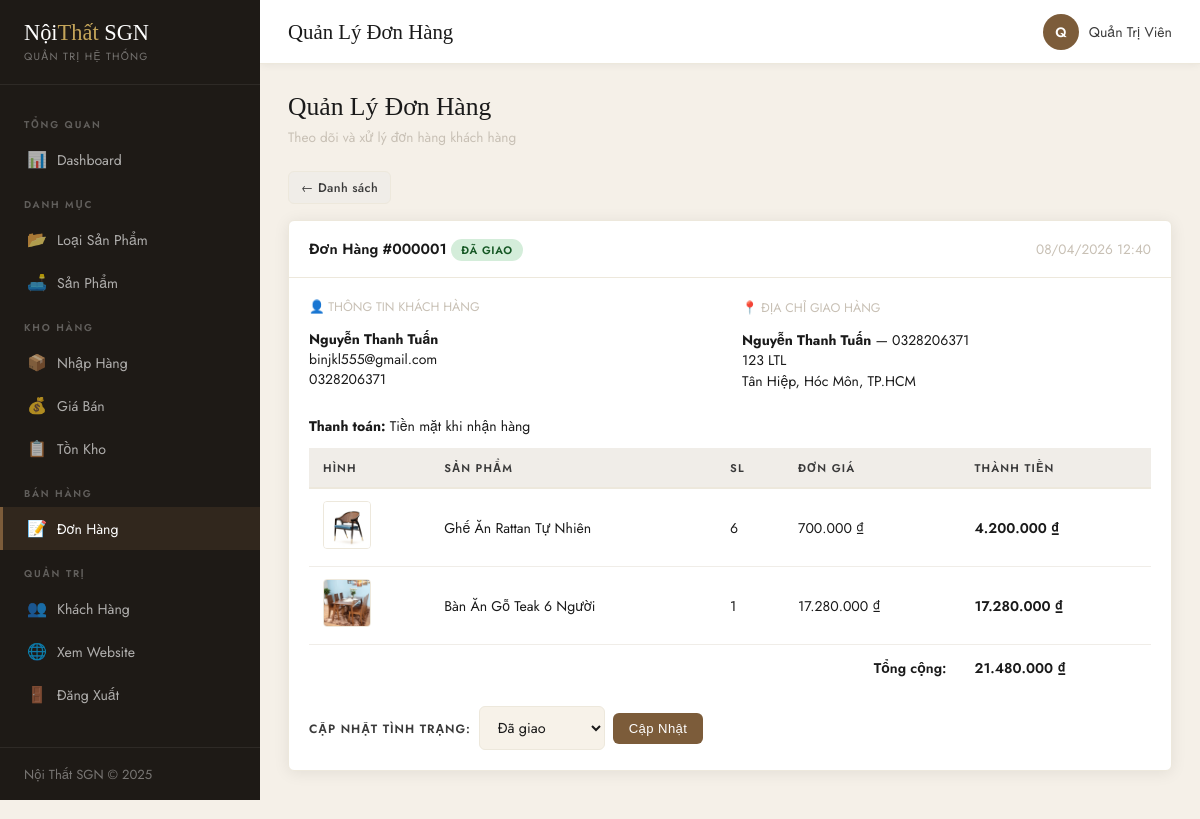
/NoiThat/admin/orders.php?view=1 (signed in), run on the app's committed database.
### tables this page shows
CREATE TABLE `don_hang` (
  `ma_dh` int(11) NOT NULL,
  `ma_kh` int(11) NOT NULL,
  `ngay_dat` datetime DEFAULT current_timestamp(),
  `ho_ten_giao` varchar(100) NOT NULL,
  `dien_thoai_giao` varchar(20) DEFAULT NULL,
  `dia_chi_giao` varchar(255) NOT NULL,
  `phuong_xa` varchar(100) DEFAULT NULL,
  `quan_huyen` varchar(100) DEFAULT NULL,
  `tinh_tp` varchar(100) DEFAULT NULL,
  `hinh_thuc_tt` enum('tien_mat','chuyen_khoan','truc_tuyen') DEFAULT 'tien_mat',
  `tong_tien` decimal(15,2) DEFAULT 0.00,
  `trang_thai` enum('moi_dat','da_xac_nhan','da_giao','da_huy') DEFAULT 'moi_dat',
  `ghi_chu` text DEFAULT NULL,
  `da_tru_kho` tinyint(1) DEFAULT 0
);

CREATE TABLE `khach_hang` (
  `ma_kh` int(11) NOT NULL,
  `ho_ten` varchar(100) NOT NULL,
  `email` varchar(150) NOT NULL,
  `mat_khau` varchar(255) NOT NULL,
  `dien_thoai` varchar(20) DEFAULT NULL,
  `dia_chi` varchar(255) DEFAULT NULL,
  `phuong_xa` varchar(100) DEFAULT NULL,
  `quan_huyen` varchar(100) DEFAULT NULL,
  `tinh_tp` varchar(100) DEFAULT NULL,
  `trang_thai` tinyint(1) DEFAULT 1 COMMENT '1=active, 0=khóa',
  `created_at` datetime DEFAULT current_timestamp()
);

CREATE TABLE `chitiet_dh` (
  `id` int(11) NOT NULL,
  `ma_dh` int(11) NOT NULL,
  `ma_sp` int(11) NOT NULL,
  `ten_sp` varchar(200) NOT NULL,
  `so_luong` int(11) NOT NULL DEFAULT 1,
  `gia_ban` decimal(15,2) NOT NULL
);

CREATE TABLE `san_pham` (
  `ma_sp` int(11) NOT NULL,
  `ma_loai` int(11) NOT NULL,
  `ten_sp` varchar(200) NOT NULL,
  `mo_ta` text DEFAULT NULL,
  `don_vi_tinh` varchar(30) DEFAULT 'Cái',
  `hinh` varchar(255) DEFAULT NULL,
  `tl_loi_nhuan` decimal(5,2) DEFAULT 20.00 COMMENT '% lợi nhuận mặc định',
  `trang_thai` tinyint(1) DEFAULT 1 COMMENT '1=đang bán, 0=ẩn',
  `created_at` datetime DEFAULT current_timestamp()
);

### NoiThat/includes/functions.php (called while the page is built, shortened)
<?php
function trangThaiDH($status) {
    $map = [
        'moi_dat'     => ['label' => 'Mới đặt',     'class' => 'badge-warning'],
        'da_xac_nhan' => ['label' => 'Đã xác nhận', 'class' => 'badge-info'],
        'da_giao'     => ['label' => 'Đã giao',     'class' => 'badge-success'],
        'da_huy'      => ['label' => 'Đã hủy',      'class' => 'badge-danger'],
    ];
    return $map[$status] ?? ['label' => $status, 'class' => 'badge-secondary'];
}
function hinhThucTT($ht) {
    $map = [
        'tien_mat'    => 'Tiền mặt khi nhận hàng',
        'chuyen_khoan'=> 'Chuyển khoản ngân hàng',
        'truc_tuyen'  => 'Thanh toán trực tuyến',
    ];
    return $map[$ht] ?? $ht;
}

### NoiThat/admin/orders.php (the view, shortened to what this page needs)
<?php
require_once __DIR__ . '/includes/header.php';
$view = (int)($_GET['view'] ?? 0);
$order = null; $order_items = null; $order_kh = null;
if ($view) {
    $r = $conn->query("SELECT dh.*, kh.ho_ten, kh.email, kh.dien_thoai FROM don_hang dh JOIN khach_hang kh ON dh.ma_kh=kh.ma_kh WHERE dh.ma_dh=$view");
    if ($r->num_rows) {
        $order = $r->fetch_assoc();
        $order_items = $conn->query("SELECT cd.*, sp.hinh FROM chitiet_dh cd LEFT JOIN san_pham sp ON cd.ma_sp=sp.ma_sp WHERE cd.ma_dh=$view");
    }
}
$statuses = [
    'moi_dat'     => 'Mới đặt',
    'da_xac_nhan' => 'Đã xác nhận',
    'da_giao'     => 'Đã giao',
    'da_huy'      => 'Đã hủy',
];
?>
<div class="mb-20">
    <h2 class="page-title">Quản Lý Đơn Hàng</h2>
    <p class="page-sub">Theo dõi và xử lý đơn hàng khách hàng</p>
</div>
<?php if ($order): ?>
<div style="margin-bottom:16px;"><a href="<?= SITE_URL ?>/admin/orders.php" class="btn btn-secondary btn-sm">← Danh sách</a></div>
<div class="admin-card mb-20">
    <div class="admin-card-header">
        <h3>Đơn Hàng #<?= str_pad($order['ma_dh'],6,'0',STR_PAD_LEFT) ?>
            <?php $tt = trangThaiDH($order['trang_thai']); ?>
            <span class="badge <?= $tt['class'] ?>"><?= $tt['label'] ?></span>
        </h3>
        <span class="text-muted" style="font-size:0.85rem;"><?= date('d/m/Y H:i', strtotime($order['ngay_dat'])) ?></span>
    </div>
    <div class="admin-card-body">
        <div style="display:grid;grid-template-columns:1fr 1fr;gap:24px;margin-bottom:24px;">
            <div>
                <p class="form-hint mb-12">👤 THÔNG TIN KHÁCH HÀNG</p>
                <p><strong><?= htmlspecialchars($order['ho_ten']) ?></strong></p>
                <p><?= htmlspecialchars($order['email']) ?></p>
                <p><?= htmlspecialchars($order['dien_thoai']) ?></p>
            </div>
            <div>
                <p class="form-hint mb-12">📍 ĐỊA CHỈ GIAO HÀNG</p>
                <p><strong><?= htmlspecialchars($order['ho_ten_giao']) ?></strong> — <?= htmlspecialchars($order['dien_thoai_giao']??'') ?></p>
                <p><?= htmlspecialchars($order['dia_chi_giao']) ?></p>
                <p><?= htmlspecialchars($order['phuong_xa']??'') ?>, <?= htmlspecialchars($order['quan_huyen']??'') ?>, <?= htmlspecialchars($order['tinh_tp']??'') ?></p>
            </div>
        </div>
        <p class="mb-12"><strong>Thanh toán:</strong> <?= hinhThucTT($order['hinh_thuc_tt']) ?></p>
        <table class="data-table mb-16">
            <thead><tr><th>Hình</th><th>Sản phẩm</th><th>SL</th><th>Đơn giá</th><th>Thành tiền</th></tr></thead>
            <tbody>
                <?php while ($it = $order_items->fetch_assoc()): ?>
                <tr>
                    <td><?php if ($it['hinh']&&file_exists(UPLOAD_PATH.$it['hinh'])): ?><img src="<?= UPLOAD_URL.$it['hinh'] ?>" class="product-thumb"><?php else: ?><div class="no-thumb">🛋️</div><?php endif; ?></td>
                    <td><?= htmlspecialchars($it['ten_sp']) ?></td>
                    <td><?= $it['so_luong'] ?></td>
                    <td><?= number_format($it['gia_ban'],0,',','.') ?> ₫</td>
                    <td class="fw-600"><?= number_format($it['gia_ban']*$it['so_luong'],0,',','.') ?> ₫</td>
                </tr>
                <?php endwhile; ?>
                <tr><td colspan="4" style="text-align:right;font-weight:600;">Tổng cộng:</td>
                    <td class="fw-600 text-walnut"><?= number_format($order['tong_tien'],0,',','.') ?> ₫</td></tr>
            </tbody>
        </table>
        <form method="POST" class="d-flex gap-8 align-center">
            <label class="form-label">Cập nhật tình trạng:</label>
            <select name="trang_thai" class="form-control" style="width:auto;">
                <?php foreach ($statuses as $val => $label): ?>
                <option value="<?= $val ?>" <?= $order['trang_thai']===$val?'selected':'' ?>><?= $label ?></option>
                <?php endforeach; ?>
            </select>
            <button type="submit" class="btn btn-primary">Cập Nhật</button>
        </form>
    </div>
</div>
<?php endif; ?>
<?php require_once __DIR__ . '/includes/footer.php'; ?>

### NoiThat/assets/css/admin.css (style rules this page uses)
:root { --sidebar-w: 260px; --header-h: 64px; --cream: #F7F2E9; --charcoal: #1A1A1A; --charcoal-mid:#3A3A3A; --walnut: #7C5C3A; --gold: #C4A55A; --white: #FFFFFF; --gray-light: #F0EDE8; --gray-mid: #C8C0B5; --red: #C0392B; --green: #27AE60; --blue: #2980B9; --sidebar-bg: #1E1A16; --sidebar-text:rgba(255,255,255,0.65); --sidebar-hover:rgba(255,255,255,0.08); --sidebar-active:#7C5C3A; --cream-dark: #EDE8DC; --shadow: 0 2px 16px rgba(0,0,0,0.08); --radius: 6px; --transition: all 0.25s ease; --font-body: 'Jost','Helvetica Neue',sans-serif; --font-display:'Cormorant Garamond',Georgia,serif; }
*, *::before, *::after { box-sizing:border-box; margin:0; padding:0; }
body { font-family:var(--font-body); background:#F5F0E8; color:var(--charcoal); font-size:14px; }
a { text-decoration:none; color:inherit; }
img { max-width:100%; }
.admin-card { background:var(--white); border:1px solid var(--cream-dark); border-radius:var(--radius); box-shadow:var(--shadow); margin-bottom:24px; }
.admin-card-header { padding:16px 20px; border-bottom:1px solid var(--cream-dark); display:flex; align-items:center; justify-content:space-between; flex-wrap:wrap; gap:12px; }
.admin-card-header h3 { font-family:var(--font-body); font-size:0.92rem; font-weight:600; color:var(--charcoal); }
.admin-card-body { padding:20px; }
.data-table { width:100%; border-collapse:collapse; font-size:0.88rem; }
.data-table th { background:var(--gray-light); padding:11px 14px; text-align:left; font-size:0.7rem; font-weight:600; letter-spacing:0.1em; text-transform:uppercase; color:var(--charcoal-mid); border-bottom:2px solid var(--cream-dark); white-space:nowrap; }
.data-table td { padding:12px 14px; border-bottom:1px solid var(--gray-light); vertical-align:middle; }
.data-table tr:last-child td { border-bottom:none; }
.btn { display:inline-flex; align-items:center; gap:6px; padding:8px 16px; border-radius:var(--radius); font-size:0.82rem; font-weight:500; cursor:pointer; border:none; transition:var(--transition); letter-spacing:0.03em; }
.btn-sm { padding:6px 12px; font-size:0.78rem; }
.btn-primary { background:var(--walnut); color:var(--white); }
.btn-secondary { background:var(--gray-light); color:var(--charcoal-mid); border:1px solid var(--cream-dark); }
.form-label { font-size:0.75rem; font-weight:600; letter-spacing:0.08em; text-transform:uppercase; color:var(--charcoal-mid); }
.form-control { border:1px solid var(--cream-dark); border-radius:var(--radius); padding:10px 14px; font-size:0.9rem; color:var(--charcoal); background:var(--cream); outline:none; transition:var(--transition); font-family:var(--font-body); width:100%; }
.form-hint { font-size:0.78rem; color:var(--gray-mid); }
.badge { display:inline-block; padding:3px 10px; border-radius:20px; font-size:0.68rem; font-weight:600; letter-spacing:0.06em; text-transform:uppercase; }
.badge-success { background:#D4EDDA; color:#155724; }
.page-title { font-family:var(--font-display); font-size:1.6rem; font-weight:400; margin-bottom:4px; }
.page-sub { color:var(--gray-mid); font-size:0.85rem; margin-bottom:24px; }
.text-muted { color:var(--gray-mid); }
.fw-600 { font-weight:600; }
.d-flex { display:flex; }
.gap-8 { gap:8px; }
.align-center { align-items:center; }
.mb-12 { margin-bottom:12px; }
.mb-16 { margin-bottom:16px; }
.mb-20 { margin-bottom:20px; }
.product-thumb { width:48px; height:48px; object-fit:cover; border-radius:4px; border:1px solid var(--cream-dark); }

### data on the page
don_hang: ma_dh "000001", trang_thai "ĐÃ GIAO", ngay_dat "08/04/2026 12:40", ma_kh.ho_ten "Nguyễn Thanh Tuấn", ma_kh.email "binjkl555@gmail.com", ma_kh.dien_thoai "0328206371", ho_ten_giao "Nguyễn Thanh Tuấn", dien_thoai_giao "0328206371", dia_chi_giao "123 LTL", phuong_xa "Tân Hiệp", quan_huyen "Hóc Môn", tinh_tp "TP.HCM", hinh_thuc_tt "Tiền mặt khi nhận hàng", tong_tien "21.480.000", trang_thai "Đã giao"
chitiet_dh: ma_sp.hinh (picture), ten_sp "Ghế Ăn Rattan Tự Nhiên", so_luong "6", gia_ban "700.000", $it['gia_ban']*$it['so_luong'] "4.200.000"
chitiet_dh: ma_sp.hinh (picture), ten_sp "Bàn Ăn Gỗ Teak 6 Người", so_luong "1", gia_ban "17.280.000", $it['gia_ban']*$it['so_luong'] "17.280.000"

### other printed values
$page_title "Quản Lý Đơn Hàng"
mb_substr($admin_name,0,1,'UTF-8') "Q"
$admin_name "Quản Trị Viên"
